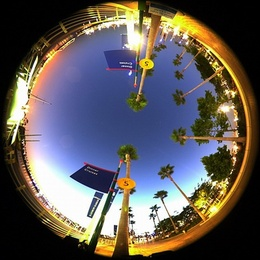
%> input picture f.jpg, 260 x 260 px, shrunk from 400 x 400 before the run
$ octave fish_3D_origin.m   (GNU Octave 9; MATLAB toolbox functions it lacks are replaced by stand-ins)
%> lines starting %> are read from the running program, lines starting %| are printed output that depends on the picture; in (x1, y1, x2, y2) boxes, pixels count from 0 and x2, y2 are one past the last pixel; in counts of white or black regions, pixels touching at a corner belong together; the program's own positions count from 1
clc;
clear;
tic;
I0=imread('f.jpg');
%> I0 is the input picture: size 260x260x3 uint8; mean R, G, B 95.2, 90, 89.3
%I1=extraction_fish(I0);
I2=uint8(rgb2gray(I0));
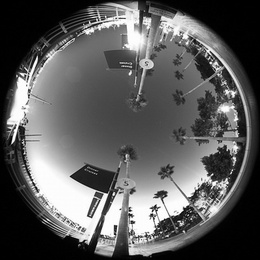
%> I2: size 260x260 uint8; min 0, max 255, mean 91.5
[heigh,width]=size(I2);
%> heigh = 260; width = 260
r=floor((min(heigh,width))/2);   %原图像半径
%> r = 130
oriwidth=2*r;                    %原图像宽长
%> oriwidth = 260
oriheigh=2*r;
%> oriheigh = 260
nwidth=4*r;                      %定义校正后图像大小
%> nwidth = 520
nheigh=4*r;
%> nheigh = 520
I1=uint8(zeros(nheigh,nwidth));
p1=r;
%> p1 = 130
m1=r;
%> m1 = 130
n1=r;
%> n1 = 130
xc=r;
%> xc = 130
yc=r;
%> yc = 130
u0=r;
%> u0 = 130
v0=r;
%> v0 = 130
%-------------立方体顶面校正-------%

for i=1:2*r
    for j=1:2*r
        m=i-xc;
        n=j-yc;
        u=(r*m)/(sqrt(m^2+n^2+p1^2));
        v=(r*n)/(sqrt(m^2+n^2+p1^2));
        xft=round(u+u0);
        yft=round(v+v0);
        if (xft<=0)||(xft>oriwidth)||(yft<=0)||(yft>oriheigh)
            I1(i,r+j,:)=0;
        elseif (xft >0) && (xft <oriwidth) && (yft>0) && (yft <oriheigh)
             xx= u+u0;
             yy=v+v0;
             a = double(uint16(xx));
             b = double(uint16(yy));
              x11 = double(I0(a,b));                     % x11 <- origImg(a,b)
            x12 = double(I0(a,b+1));                   % x12 <- origImg(a,b+1)
            x21 = double(I0(a+1,b));                   % x21 <- origImg(a+1,b)
            x22 = double(I0(a+1,b+1));                 % x22 <- origImg(a+1,b+1)
            I1(i,r+j) = uint8( (b+1-yy) * ((xx-a)*x21 + (a+1-xx)*x11) + (yy-b) * ((xx-a)*x22 +(a+1-xx) * x12) ); %双线性插值
            else
            I1(i,r+j) = I0(xft,yft);     % else,apply nearest interpolate
        end

    end

end
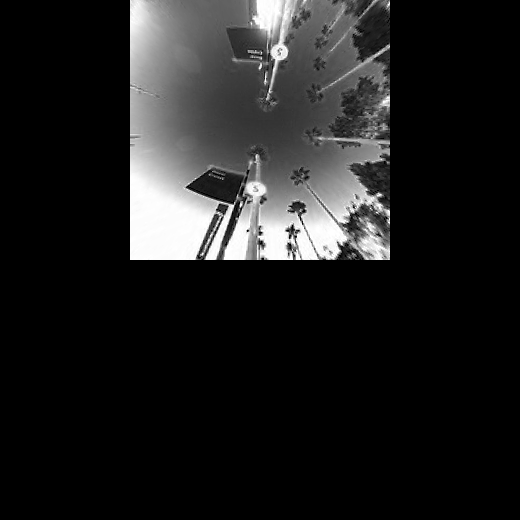
%> I1: size 520x520 uint8; min 0, max 255, mean 31.5
%> after the loop, a = 205; b = 205; x11 = 207; x12 = 170; x21 = 241; x22 = 160; xx = 205.1; yy = 205.1

%%-----------立方体左侧面校正------------------%%
for i=1:r
    for j=1:2*r
        p=i-xc;
        m=j-yc;
        u=(r*m)/(sqrt(m^2+n1^2+p^2));
        v=(r*(-n1))/(sqrt(m^2+n1^2+p^2));
        xft=round(u+u0);
        yft=round(v+v0);
        if (xft<=0)||(xft>oriwidth)||(yft<=0)||(yft>oriheigh)
            I1(2*r+i,j)=0;
        elseif (xft >0) && (xft <oriwidth) && (yft>0) && (yft <oriheigh)
             xx= u+u0;
             yy=v+v0;
             a = double(uint16(xx));
             b = double(uint16(yy));
              x11 = double(I0(a,b));                     % x11 <- origImg(a,b)
            x12 = double(I0(a,b+1));                   % x12 <- origImg(a,b+1)
            x21 = double(I0(a+1,b));                   % x21 <- origImg(a+1,b)
            x22 = double(I0(a+1,b+1));                 % x22 <- origImg(a+1,b+1)
            I1(2*r+i,j) = uint8( (b+1-yy) * ((xx-a)*x21 + (a+1-xx)*x11) + (yy-b) * ((xx-a)*x22 +(a+1-xx) * x12) ); %双线性插值
            else
            I1(2*r+i,j) = I0(xft,yft);     % else,apply nearest interpolate
        end

    end

end
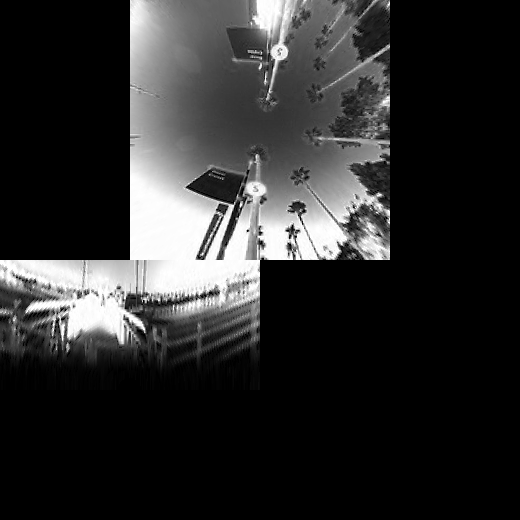
%> I1: size 520x520 uint8; 11.86% of pixels changed, all inside (x1, y1, x2, y2) = (0, 260, 260, 390)
%> after the loop, a = 222; b = 38; x11 = 9; x12 = 4; x21 = 5; x22 = 3; xx = 221.9; yy = 38.08

%%-----------立方体右侧面校正------------------%%
for i=1:r
    for j=1:2*r
        p=i-xc;
        m=j-yc;
        u=(r*m)/(sqrt(m^2+n1^2+p^2));
        v=(r*(n1))/(sqrt(m^2+n1^2+p^2));
        xft=round(u+u0);
        yft=round(v+v0);
        if (xft<=0)||(xft>oriwidth)||(yft<=0)||(yft>oriheigh)
            I1(3*r+i,j)=0;
        elseif (xft >0) && (xft <oriwidth) && (yft>0) && (yft <oriheigh)
             xx= u+u0;
             yy=v+v0;
             a = double(uint16(xx));
             b = double(uint16(yy));
              x11 = double(I0(a,b));                     % x11 <- origImg(a,b)
            x12 = double(I0(a,b+1));                   % x12 <- origImg(a,b+1)
            x21 = double(I0(a+1,b));                   % x21 <- origImg(a+1,b)
            x22 = double(I0(a+1,b+1));                 % x22 <- origImg(a+1,b+1)
            I1(3*r+i,j) = uint8( (b+1-yy) * ((xx-a)*x21 + (a+1-xx)*x11) + (yy-b) * ((xx-a)*x22 +(a+1-xx) * x12) ); %双线性插值
            else
            I1(3*r+i,j) = I0(xft,yft);     % else,apply nearest interpolate
        end

    end

end
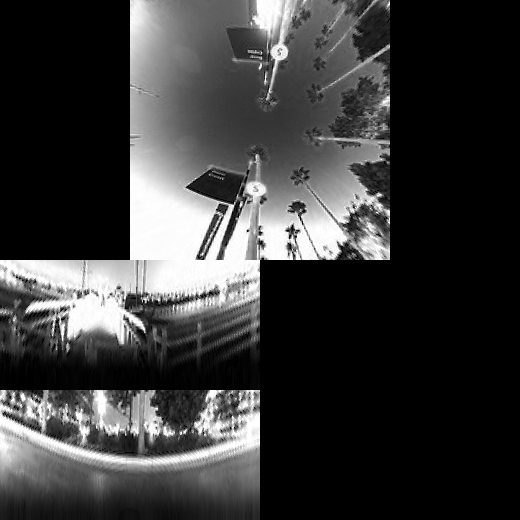
%> I1: size 520x520 uint8; 12.48% of pixels changed, all inside (x1, y1, x2, y2) = (0, 390, 260, 520)
%> after the loop, b = 222; x11 = 36; x12 = 17; x21 = 17; x22 = 8; yy = 221.9

%%-----------立方体上侧面校正------------------%%
for i=1:r
    for j=1:2*r
        p=i-xc;
        n=j-yc;
        u=(r*(m1))/(sqrt(m1^2+n^2+p^2));
        v=(r*(n))/(sqrt(m1^2+n^2+p^2));
        xft=round(u+u0);
        yft=round(v+v0);
        if (xft<=0)||(xft>oriwidth)||(yft<=0)||(yft>oriheigh)
            I1(2*r+i,2*r+j)=0;
        elseif (xft >0) && (xft <oriwidth) && (yft>0) && (yft <oriheigh)
             xx= u+u0;
             yy=v+v0;
             a = double(uint16(xx));
             b = double(uint16(yy));
              x11 = double(I0(a,b));                     % x11 <- origImg(a,b)
            x12 = double(I0(a,b+1));                   % x12 <- origImg(a,b+1)
            x21 = double(I0(a+1,b));                   % x21 <- origImg(a+1,b)
            x22 = double(I0(a+1,b+1));                 % x22 <- origImg(a+1,b+1)
            I1(2*r+i,2*r+j) = uint8( (b+1-yy) * ((xx-a)*x21 + (a+1-xx)*x11) + (yy-b) * ((xx-a)*x22 +(a+1-xx) * x12) ); %双线性插值
            else
            I1(2*r+i,2*r+j) = I0(xft,yft);     % else,apply nearest interpolate
        end

    end

end
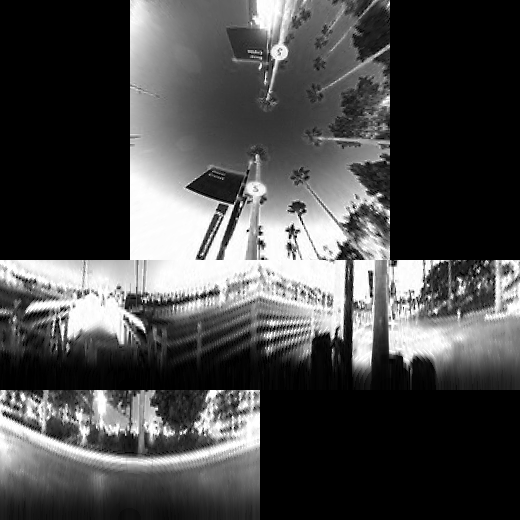
%> I1: size 520x520 uint8; 12.32% of pixels changed, all inside (x1, y1, x2, y2) = (260, 260, 520, 390)

%%-----------立方体下侧面校正------------------%%
for i=1:r
    for j=1:2*r
        p=i-xc;
        n=j-yc;
        u=(r*(-m1))/(sqrt(m1^2+n^2+p^2));
        v=(r*(n))/(sqrt(m1^2+n^2+p^2));
        xft=round(u+u0);
        yft=round(v+v0);
        if (xft<=0)||(xft>oriwidth)||(yft<=0)||(yft>oriheigh)
            I1(3*r+i,2*r+j)=0;
        elseif (xft >0) && (xft <oriwidth) && (yft>0) && (yft <oriheigh)
             xx= u+u0;
             yy=v+v0;
             a = double(uint16(xx));
             b = double(uint16(yy));
              x11 = double(I0(a,b));                     % x11 <- origImg(a,b)
            x12 = double(I0(a,b+1));                   % x12 <- origImg(a,b+1)
            x21 = double(I0(a+1,b));                   % x21 <- origImg(a+1,b)
            x22 = double(I0(a+1,b+1));                 % x22 <- origImg(a+1,b+1)
            I1(3*r+i,2*r+j) = uint8( (b+1-yy) * ((xx-a)*x21 + (a+1-xx)*x11) + (yy-b) * ((xx-a)*x22 +(a+1-xx) * x12) ); %双线性插值
            else
            I1(3*r+i,2*r+j) = I0(xft,yft);     % else,apply nearest interpolate
        end

    end

end
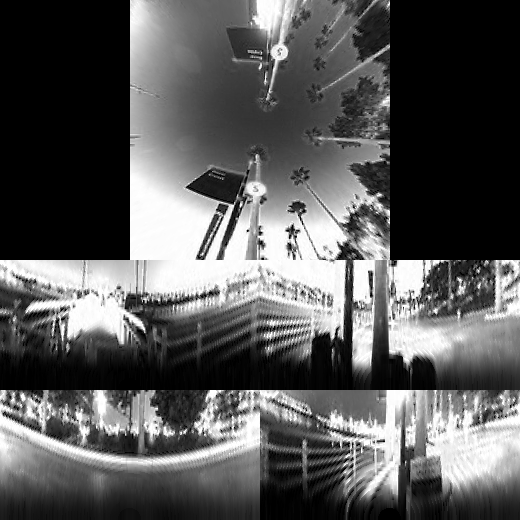
%> I1: size 520x520 uint8; 12.1% of pixels changed, all inside (x1, y1, x2, y2) = (260, 390, 520, 520)
%> after the loop, a = 38; x11 = 21; x12 = 9; x21 = 41; x22 = 26; xx = 38.08


figure;
subplot(1,2,1),imshow(I0);
subplot(1,2,2),imshow(I1);
toc;
time=toc;
